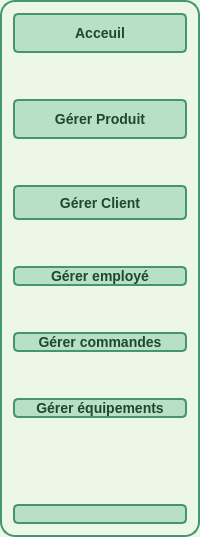
     <widget class="QFrame" name="header">
      <property name="minimumSize">
       <size>
        <width>0</width>
        <height>0</height>
       </size>
      </property>
      <property name="styleSheet">
       <string notr="true">
background-color: #edf7e6;         /* Light green inside background */
border: 2px solid rgb(68, 150, 109); /* Green border */
border-radius: 15px;                /* Rounded corners with 15px radius */
</string>
      </property>
      <property name="frameShape">
       <enum>QFrame::Shape::StyledPanel</enum>
      </property>
      <property name="frameShadow">
       <enum>QFrame::Shadow::Raised</enum>
      </property>
      <layout class="QVBoxLayout" name="verticalLayout_3">
       <property name="leftMargin">
        <number>11</number>
       </property>
       <item>
        <widget class="QPushButton" name="bouttonacceuil">
         <property name="minimumSize">
          <size>
           <width>0</width>
           <height>40</height>
          </size>
         </property>
         <property name="styleSheet">
          <string notr="true">QPushButton {
    background-color: #b8e0c7;
    color: #1f472e;
    font-family: &quot;Roboto&quot;, sans-serif;
    font-size: 14px;
    font-weight: bold; /* texte en gras */
    border-radius: 5px; /* coins arrondis */
    transition: background-color 0.3s ease, border 0.3s ease, transform 0.3s ease; /* ajoute une transition pour l'agrandissement */
}

QPushButton:hover {
    background-color: #A0D6B4;
    border: 1px solid #4CAF50;
    box-shadow: 2px 2px 5px rgba(0, 0, 0, 0.3);
    transform: scale(1.05); /* agrandit le bouton de 5% */
}



</string>
         </property>
         <property name="text">
          <string>Acceuil</string>
         </property>
        </widget>
       </item>
       <item>
        <spacer name="verticalSpacer">
         <property name="orientation">
          <enum>Qt::Orientation::Vertical</enum>
         </property>
         <property name="sizeHint" stdset="0">
          <size>
           <width>20</width>
           <height>40</height>
          </size>
         </property>
        </spacer>
       </item>
       <item>
        <widget class="QPushButton" name="buttongererProduit">
         <property name="minimumSize">
          <size>
           <width>0</width>
           <height>40</height>
          </size>
         </property>
         <property name="cursor">
          <cursorShape>PointingHandCursor</cursorShape>
         </property>
         <property name="styleSheet">
          <string notr="true">QPushButton {
    background-color: #b8e0c7;
    color: #1f472e;
    font-family: &quot;Roboto&quot;, sans-serif;
    font-size: 14px;
    font-weight: bold; /* texte en gras */
    border-radius: 5px; /* coins arrondis */
    transition: background-color 0.3s ease, border 0.3s ease, transform 0.3s ease; /* ajoute une transition pour l'agrandissement */
}

QPushButton:hover {
    background-color: #A0D6B4;
    border: 1px solid #4CAF50;
    box-shadow: 2px 2px 5px rgba(0, 0, 0, 0.3);
    transform: scale(1.05); /* agrandit le bouton de 5% */
}



</string>
         </property>
         <property name="text">
          <string>Gérer Produit</string>
         </property>
         <property name="autoExclusive">
          <bool>true</bool>
         </property>
        </widget>
       </item>
       <item>
        <spacer name="verticalSpacer_2">
         <property name="orientation">
          <enum>Qt::Orientation::Vertical</enum>
         </property>
         <property name="sizeHint" stdset="0">
          <size>
           <width>20</width>
           <height>40</height>
          </size>
         </property>
        </spacer>
       </item>
       <item>
        <widget class="QPushButton" name="buttongererClient">
         <property name="minimumSize">
          <size>
           <width>0</width>
           <height>35</height>
          </size>
         </property>
         <property name="styleSheet">
          <string notr="true">QPushButton {
    background-color: #b8e0c7;
    color: #1f472e;
    font-family: &quot;Roboto&quot;, sans-serif;
    font-size: 14px;
    font-weight: bold; /* texte en gras */
    border-radius: 5px; /* coins arrondis */
    transition: background-color 0.3s ease, border 0.3s ease, transform 0.3s ease; /* ajoute une transition pour l'agrandissement */
}

QPushButton:hover {
    background-color: #A0D6B4;
    border: 1px solid #4CAF50;
    box-shadow: 2px 2px 5px rgba(0, 0, 0, 0.3);
    transform: scale(1.05); /* agrandit le bouton de 5% */
}



</string>
         </property>
         <property name="text">
          <string>Gérer Client</string>
         </property>
         <property name="autoExclusive">
          <bool>true</bool>
         </property>
        </widget>
       </item>
       <item>
        <spacer name="verticalSpacer_3">
         <property name="orientation">
          <enum>Qt::Orientation::Vertical</enum>
         </property>
         <property name="sizeHint" stdset="0">
          <size>
           <width>20</width>
           <height>40</height>
          </size>
         </property>
        </spacer>
       </item>
       <item>
        <widget class="QPushButton" name="pushButton_2">
         <property name="styleSheet">
          <string notr="true">QPushButton {
    background-color: #b8e0c7;
    color: #1f472e;
    font-family: &quot;Roboto&quot;, sans-serif;
    font-size: 14px;
    font-weight: bold; /* texte en gras */
    border-radius: 5px; /* coins arrondis */
    transition: background-color 0.3s ease, border 0.3s ease, transform 0.3s ease; /* ajoute une transition pour l'agrandissement */
}

QPushButton:hover {
    background-color: #A0D6B4;
    border: 1px solid #4CAF50;
    box-shadow: 2px 2px 5px rgba(0, 0, 0, 0.3);
    transform: scale(1.05); /* agrandit le bouton de 5% */
}



</string>
         </property>
         <property name="text">
          <string>Gérer employé</string>
         </property>
         <property name="autoExclusive">
          <bool>true</bool>
         </property>
        </widget>
       </item>
       <item>
        <spacer name="verticalSpacer_4">
         <property name="orientation">
          <enum>Qt::Orientation::Vertical</enum>
         </property>
         <property name="sizeHint" stdset="0">
          <size>
           <width>20</width>
           <height>40</height>
          </size>
         </property>
        </spacer>
       </item>
       <item>
        <widget class="QPushButton" name="pushButton">
         <property name="styleSheet">
          <string notr="true">QPushButton {
    background-color: #b8e0c7;
    color: #1f472e;
    font-family: &quot;Roboto&quot;, sans-serif;
    font-size: 14px;
    font-weight: bold; /* texte en gras */
    border-radius: 5px; /* coins arrondis */
    transition: background-color 0.3s ease, border 0.3s ease, transform 0.3s ease; /* ajoute une transition pour l'agrandissement */
}

QPushButton:hover {
    background-color: #A0D6B4;
    border: 1px solid #4CAF50;
    box-shadow: 2px 2px 5px rgba(0, 0, 0, 0.3);
    transform: scale(1.05); /* agrandit le bouton de 5% */
}



</string>
         </property>
         <property name="text">
          <string>Gérer commandes</string>
         </property>
         <property name="autoExclusive">
          <bool>true</bool>
         </property>
        </widget>
       </item>
       <item>
        <spacer name="verticalSpacer_5">
         <property name="orientation">
          <enum>Qt::Orientation::Vertical</enum>
         </property>
         <property name="sizeHint" stdset="0">
          <size>
           <width>20</width>
           <height>40</height>
          </size>
         </property>
        </spacer>
       </item>
       <item>
        <widget class="QPushButton" name="pushButton_3">
         <property name="styleSheet">
          <string notr="true">QPushButton {
    background-color: #b8e0c7;
    color: #1f472e;
    font-family: &quot;Roboto&quot;, sans-serif;
    font-size: 14px;
    font-weight: bold; /* texte en gras */
    border-radius: 5px; /* coins arrondis */
    transition: background-color 0.3s ease, border 0.3s ease, transform 0.3s ease; /* ajoute une transition pour l'agrandissement */
}

QPushButton:hover {
    background-color: #A0D6B4;
    border: 1px solid #4CAF50;
    box-shadow: 2px 2px 5px rgba(0, 0, 0, 0.3);
    transform: scale(1.05); /* agrandit le bouton de 5% */
}



</string>
         </property>
         <property name="text">
          <string>Gérer équipements</string>
         </property>
         <property name="autoExclusive">
          <bool>true</bool>
         </property>
        </widget>
       </item>
       <item>
        <spacer name="verticalSpacer_6">
         <property name="orientation">
          <enum>Qt::Orientation::Vertical</enum>
         </property>
         <property name="sizeHint" stdset="0">
          <size>
           <width>20</width>
           <height>40</height>
          </size>
         </property>
        </spacer>
       </item>
       <item>
        <spacer name="verticalSpacer_7">
         <property name="orientation">
          <enum>Qt::Orientation::Vertical</enum>
         </property>
         <property name="sizeHint" stdset="0">
          <size>
           <width>20</width>
           <height>40</height>
          </size>
         </property>
        </spacer>
       </item>
       <item>
        <widget class="QPushButton" name="pushButton_4">
         <property name="styleSheet">
          <string notr="true">QPushButton {
    background-color: #b8e0c7;
    color: #1f472e;
    font-family: &quot;Roboto&quot;, sans-serif;
    font-size: 14px;
    font-weight: bold; /* texte en gras */
    border-radius: 5px; /* coins arrondis */
    transition: background-color 0.3s ease, border 0.3s ease, transform 0.3s ease; /* ajoute une transition pour l'agrandissement */
}

QPushButton:hover {
    background-color: #A0D6B4;
    border: 1px solid #4CAF50;
    box-shadow: 2px 2px 5px rgba(0, 0, 0, 0.3);
    transform: scale(1.05); /* agrandit le bouton de 5% */
}



</string>
         </property>
         <property name="text">
          <string/>
         </property>
         <property name="autoExclusive">
          <bool>true</bool>
         </property>
        </widget>
       </item>
      </layout>
     </widget>
